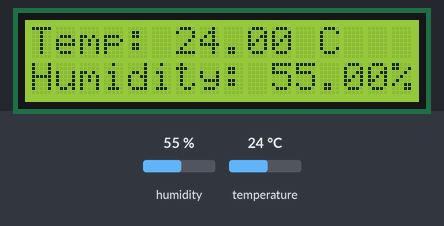
A program run on a simulated Arduino Uno R4 Minima. On the bench: 16×2 character LCD. Inputs (shaded band) come from the test bench; at power-on: humidity 55 %, temperature 24 °C. What the program prints to the serial monitor is not drawn.

Above: at 1.2 s.
1.3 s: humidity set to 22 %
At 11.2 s:
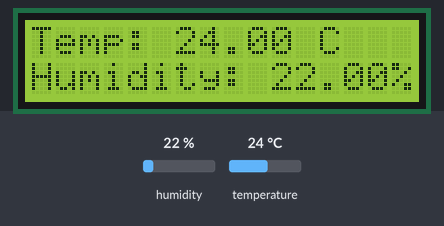
11.7 s: temperature set to 12 °C
At 21.4 s:
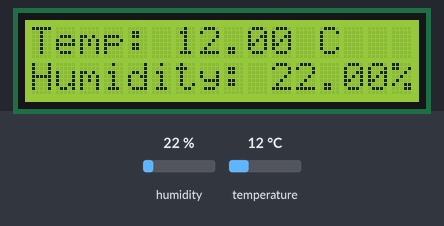
21.7 s: humidity set to 40 %
At 31.5 s:
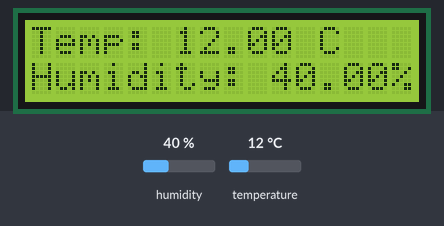
31.8 s: temperature set to 19 °C
At 41.9 s:
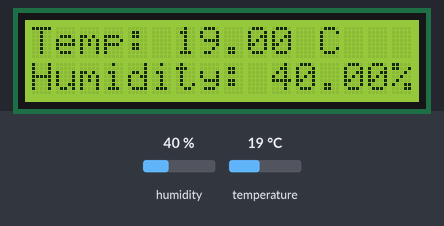
Timing chart, 0 to 42.9 s (numbered marks = the images above; inputs shaded):
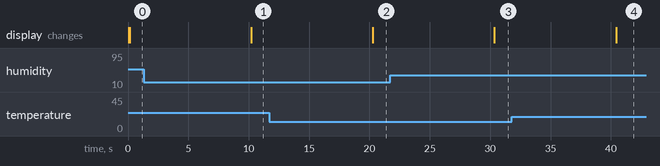

The program:

main.cpp
```cpp
#include <Arduino.h>
#include <Wire.h>
#include <SPI.h>

#include <LiquidCrystal_I2C.h>
#include "Adafruit_SHT31.h"

#define LCD_ADDRESS 0x27
#define SHT31_ADDRESS 0x44

LiquidCrystal_I2C lcd(LCD_ADDRESS, 16, 2);
Adafruit_SHT31 sht31 = Adafruit_SHT31();

int initDisplay() {
  lcd.init();
  lcd.backlight();

  return 1;
}

int initSHT31() {
  if (!sht31.begin(SHT31_ADDRESS)) {
    Serial.println("Couldn't find SHT31");
    return -1;
  } else {
    Serial.println("SHT31 Found!");
  }

  Serial.print("Heater Enabled State: ");
  if (sht31.isHeaterEnabled())
    Serial.println("ENABLED");
  else
    Serial.println("DISABLED");

  return 1;
}

void displayTempAndHumid() {
  float temp, humidity;

  sht31.readBoth(&temp, &humidity);
  lcd.clear();
  lcd.setCursor(0, 0);
  lcd.print("Temp: " + String(temp) + " C");

  lcd.setCursor(0, 1);
  lcd.print("Humidity: " + String(humidity) + "%");
}

void setup()
{
  Serial.begin(9600);
  delay(2);

  while (!Serial)
    delay(10);

  initDisplay();
  if (initSHT31() == -1) {
    Serial.println("Could not find SHT31 - Program aborting");
    while (1) delay(10000);
  }
}

void loop()
{
  displayTempAndHumid();
  delay(10000);
}
```

Measured:
- after the input at 1.3 s, the display: changes after 8.9 s (image 1)
- after the input at 11.7 s, the display: changes after 8.6 s (image 2)
- after the input at 21.7 s, the display: changes after 8.7 s (image 3)
- after the input at 31.8 s, the display: changes after 8.6 s (image 4)
